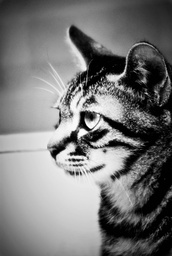
#> input picture p2.jpg, 172 x 256 px, shrunk from 720 x 1072 before the run
$ python imgdesign.py
#> lines starting #> are read from the running program, lines starting #| are printed output that depends on the picture
import cv2
import numpy as np

#最近邻插值
def most_near(s):
    m_new = m * a
    m_new = int(m_new)
    n_new = n * a
    n_new = int(n_new)
    T1 = np.zeros(shape=(m_new, n_new))
    for i in range(m_new):
        for j in range(n_new):
            if i/a >= m or j/a >= n:
                T1[i][j]=0
            else:
                T1[i][j]=s[round(i/a)][round(j/a)]
    T1 = T1.astype(np.uint8)  # 进行类型转换
    return T1

#双线性插值
def double_linear(s):
    z=s.astype(float)
    print(z[1][1].dtype)
    m_new = m * a
    m_new = int(m_new)
    n_new = n * a
    n_new = int(n_new)
    T1 = np.zeros(shape=(m_new, n_new))
    for i in range(m_new):
        for j in range(n_new):
            if i / a >= m or j / a >= n or int(i//a)+1>=m or int(j//a)+1>=n:
                T1[i][j] = 0
            else:
                x1 = int(i // a)
                y2 = int(j // a)
                x2 = x1 + 1
                y1 = y2 + 1
                T1[i][j] = ((y2-j/a)/(y2-y1))*((x2-i/a)/(x2-x1)*z[x1][y1] + (i/a-x1)/(x2-x1)*z[x2][y1]) + ((j/a-y1)/(y2-y1))*((x2-i/a)/(x2-x1)*z[x1][y2] + (i/a-x1)/(x2-x1)*z[x2][y2])
    T1 = T1.astype(np.uint8)  # 进行类型转换
    return T1

#双三次插值
def three_linear(s):
    z = s.astype(float)
    # print(z[1][1].dtype)
    aa = -0.5
    m_new = m * a
    m_new = int(m_new)
    n_new = n * a
    n_new = int(n_new)
    T1 = np.zeros(shape=(m_new, n_new))

    for i in range(m_new):
        for j in range(n_new):
            if i / a >= m or j / a >= n or int(i // a) + 2 >= m or int(j // a) + 2 >= n:
                T1[i][j] = 0
            else:
                x1 = int(i // a)
                y1 = int(j // a)
                x0 = x1 - 1
                y0 = y1 - 1
                x2 = x1 + 1
                y2 = y1 + 1
                x3 = x2 + 1
                y3 = y2 + 1
                t001 = np.abs(i / a - x0)
                t002 = np.abs(j / a - y0)
                t101 = np.abs(i / a - x1)
                t102 = np.abs(j / a - y0)
                t201 = np.abs(i / a - x2)
                t202 = np.abs(j / a - y0)
                t301 = np.abs(i / a - x3)
                t302 = np.abs(j / a - y0)
                t011 = np.abs(i / a - x0)
                t012 = np.abs(j / a - y1)
                t021 = np.abs(i / a - x0)
                t022 = np.abs(j / a - y2)
                t031 = np.abs(i / a - x0)
                t032 = np.abs(j / a - y3)
                t111 = np.abs(i / a - x1)
                t112 = np.abs(j / a - y1)
                t211 = np.abs(i / a - x2)
                t212 = np.abs(j / a - y1)
                t311 = np.abs(i / a - x3)
                t312 = np.abs(j / a - y1)
                t121 = np.abs(i / a - x1)
                t122 = np.abs(j / a - y2)
                t221 = np.abs(i / a - x2)
                t222 = np.abs(j / a - y2)
                t321 = np.abs(i / a - x3)
                t322 = np.abs(j / a - y2)
                t131 = np.abs(i / a - x1)
                t132 = np.abs(j / a - y3)
                t231 = np.abs(i / a - x2)
                t232 = np.abs(j / a - y3)
                t331 = np.abs(i / a - x3)
                t332 = np.abs(j / a - y3)
                k11 = ((aa + 2) * pow(t111, 3) - (aa + 3) * pow(t111, 2) + 1) * (
                (aa + 2) * pow(t112, 3) - (aa + 3) * pow(t112, 2) + 1)
                k12 = ((aa + 2) * pow(t121, 3) - (aa + 3) * pow(t121, 2) + 1) * (
                (aa + 2) * pow(t122, 3) - (aa + 3) * pow(t122, 2) + 1)
                k21 = ((aa + 2) * pow(t211, 3) - (aa + 3) * pow(t211, 2) + 1) * (
                (aa + 2) * pow(t212, 3) - (aa + 3) * pow(t212, 2) + 1)
                k22 = ((aa + 2) * pow(t221, 3) - (aa + 3) * pow(t221, 2) + 1) * (
                (aa + 2) * pow(t222, 3) - (aa + 3) * pow(t222, 2) + 1)

                k00=(aa*pow(t001,3)-5*aa*pow(t001,2)+8*aa*t001-4*aa)*(aa*pow(t002,3)-5*aa*pow(t002,2)+8*aa*t002-4*aa)
                k10=(aa*pow(t101,3)-5*aa*pow(t101,2)+8*aa*t101-4*aa)*(aa*pow(t102,3)-5*aa*pow(t102,2)+8*aa*t102-4*aa)
                k20=(aa*pow(t201,3)-5*aa*pow(t201,2)+8*aa*t201-4*aa)*(aa*pow(t202,3)-5*aa*pow(t202,2)+8*aa*t202-4*aa)
                k30=(aa*pow(t301,3)-5*aa*pow(t301,2)+8*aa*t301-4*aa)*(aa*pow(t302,3)-5*aa*pow(t302,2)+8*aa*t302-4*aa)
                k01=(aa*pow(t011,3)-5*aa*pow(t011,2)+8*aa*t011-4*aa)*(aa*pow(t012,3)-5*aa*pow(t012,2)+8*aa*t012-4*aa)
                k31=(aa*pow(t311,3)-5*aa*pow(t311,2)+8*aa*t311-4*aa)*(aa*pow(t312,3)-5*aa*pow(t312,2)+8*aa*t312-4*aa)
                k02=(aa*pow(t021,3)-5*aa*pow(t021,2)+8*aa*t021-4*aa)*(aa*pow(t022,3)-5*aa*pow(t022,2)+8*aa*t022-4*aa)
                k32=(aa*pow(t321,3)-5*aa*pow(t321,2)+8*aa*t321-4*aa)*(aa*pow(t322,3)-5*aa*pow(t322,2)+8*aa*t322-4*aa)
                k03=(aa*pow(t031,3)-5*aa*pow(t031,2)+8*aa*t031-4*aa)*(aa*pow(t032,3)-5*aa*pow(t032,2)+8*aa*t032-4*aa)
                k13=(aa*pow(t131,3)-5*aa*pow(t131,2)+8*aa*t131-4*aa)*(aa*pow(t132,3)-5*aa*pow(t132,2)+8*aa*t132-4*aa)
                k23=(aa*pow(t231,3)-5*aa*pow(t231,2)+8*aa*t231-4*aa)*(aa*pow(t232,3)-5*aa*pow(t232,2)+8*aa*t232-4*aa)
                k33=(aa*pow(t331,3)-5*aa*pow(t331,2)+8*aa*t331-4*aa)*(aa*pow(t332,3)-5*aa*pow(t332,2)+8*aa*t332-4*aa)
                T1[i][j] = z[x0][y0]*k00 + z[x0][y1]*k01 + z[x0][y2]*k02 + z[x0][y3]*k03 + z[x1][y0]*k10 + z[x1][y1]*k11 + z[x1][y2]*k12 + z[x1][y3]*k13 + z[x2][y0]*k20 + z[x2][y1]*k21 + z[x2][y2]*k22 + z[x2][y3]*k23 + z[x3][y0]*k30 + z[x3][y1]*k31 + z[x3][y2]*k32 + z[x3][y3]*k33
    T1 = T1.astype(np.uint8)  # 进行类型转换
    return T1


if __name__=='__main__':
    src = cv2.imread(r"p2.jpg")
#> src is the input picture: shape (256, 172, 3); min 0, max 255, mean 119.1
    gray = cv2.cvtColor(src, cv2.COLOR_BGR2GRAY)
    print(gray)
#> (printed output is left out)
    m, n = gray.shape
#> m = 256; n = 172
    m = int(m)
    n = int(n)
    print(m, n)
#| 256 172
    a = 1.5
    cv2.imshow('init', gray)
    cv2.imshow('most_nar',most_near(gray))
#> after the loop in most_near, `for i in range(m_new):`:
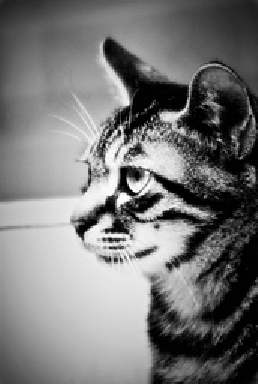
#> T1: shape (384, 258) float64; min 0, max 255, mean 119.1
    cv2.imshow('double_linear',double_linear(gray))
#| float64
#> after the loop in double_linear, `for i in range(m_new):`:
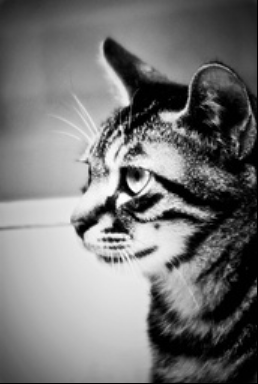
#> T1: shape (384, 258) float64; min 0, max 255, mean 118.8
    cv2.imshow('three_linear',three_linear(gray))
#> after the loop in three_linear, `for i in range(m_new):`:
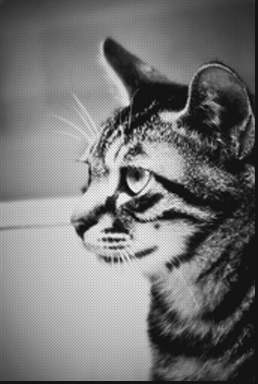
#> T1: shape (384, 258) float64; min -21.7, max 266.9, mean 111; drawn with min black and max white
    cv2.waitKey(0)

$ run again, with p1.jpg copied over p2.jpg
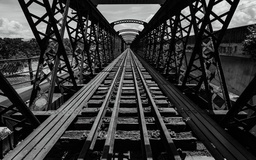
#> input picture p1.jpg, 256 x 160 px, shrunk from 1022 x 638 before the run
#> src is the input picture: shape (160, 256, 3); mean B, G, R 58.8, 58.9, 58.7
#> (printed output is left out)
#| 160 256
#| float64
#> after the loop in three_linear, `for i in range(m_new):`:
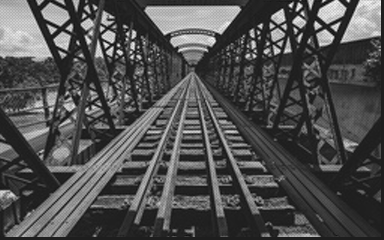
#> T1: shape (240, 384) float64; min -33.56, max 246, mean 54.2; drawn with min black and max white
#> in three_linear, `T1 = T1.astype(np.uint8)`:
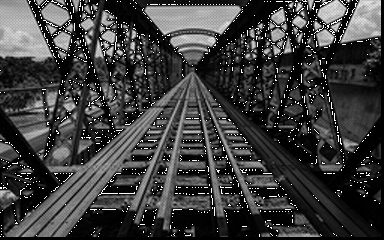
#> T1: shape (240, 384); min 0, max 255, mean 61.6
